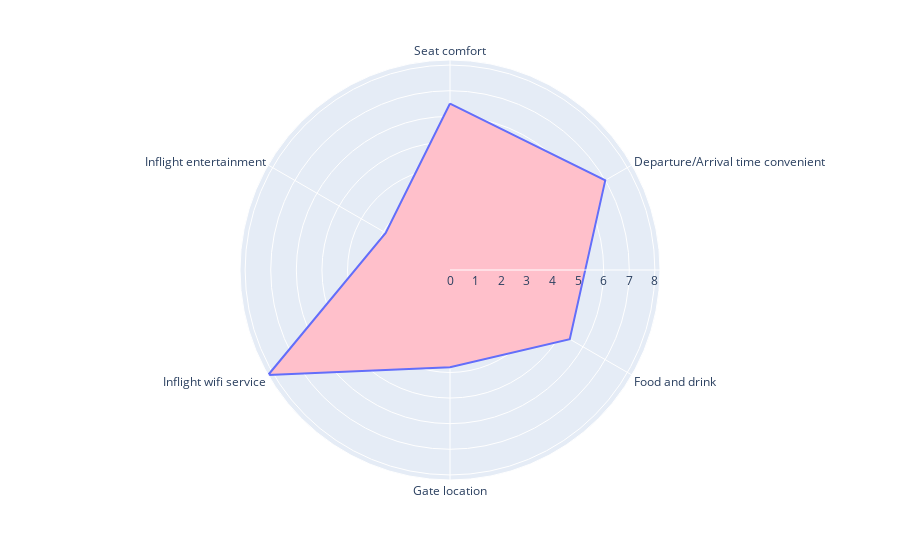

Notebook cell for this chart:
### Code cell
fig = px.line_polar(airline_survey["A"], 
                    r=airline_survey["A"]["Avg Rating"],
                    theta=airline_survey["A"]["Service"],
                    line_close=True,)
fig.update_traces(fill="toself", fillcolor="pink")
fig.show()

### Figure 1 — Plotly figure (JSON) as saved in the notebook; plotly's stock layout.template omitted (floating-point values rounded to 4 significant figures)
{"data": [{"fill": "toself", "fillcolor": "pink", "hovertemplate": "Avg Rating=%{r}<br>Service=%{theta}<extra></extra>", "legendgroup": "", "line": {"color": "#636efa", "dash": "solid"}, "marker": {"symbol": "circle"}, "mode": "lines", "name": "", "r": [6.5, 7, 5.4, 3.8, 8.2, 2.9, 6.5], "showlegend": false, "subplot": "polar", "theta": ["Seat comfort", "Departure/Arrival time convenient", "Food and drink", "Gate location", "Inflight wifi service", "Inflight entertainment", "Seat comfort"], "type": "scatterpolar"}], "layout": {"legend": {"tracegroupgap": 0}, "margin": {"t": 60}, "polar": {"angularaxis": {"direction": "clockwise", "rotation": 90}, "domain": {"x": [0, 1], "y": [0, 1]}}}}
